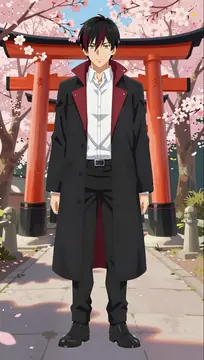
#> input picture webui/docs/examples/bl-chenyi-sakura-shrine-thumb.webp, 204 x 360 px
$ python -i reference_sources.py   (imports and definitions only)
#> lines starting #> are read from the running program, lines starting #| are printed output that depends on the picture
"""Pinned external reference catalogue; selected images go directly to generation.

No bulk image download, gallery ingestion, upstream scripts, or generation calls.
"""
from __future__ import annotations

import functools
import hashlib
import io
import json
import os
import re
import secrets
import threading
import tempfile
import urllib.parse
from pathlib import Path

from material_collector import fetch_public, atomic_json

MANIFEST = Path(__file__).resolve().parents[1] / 'manifests/open_pose_costume/source.json'
CACHE = Path(os.environ.get('WEB_COMFYUI_REFERENCE_CACHE') or os.environ.get('CASTLE_REFERENCE_CACHE') or Path(os.environ.get('WEB_COMFYUI_CACHE_DIR', Path.home()/'.cache/web-comfyui')) / 'reference-sources')
REPOSITORY = 'https://github.com/hongye007/open-pose-costume'
TERMS = REPOSITORY + '/blob/main/SOURCES.md'
HOSTS = {'ai-pose-gallery.pages.dev', 'ai-pose-depth-gallery.pages.dev',
         'ai-costume-gallery.pages.dev', 'ai-costume-anime-gallery.pages.dev',
         'ai-portrait-gallery.pages.dev', 'omilic.com'}
_lock = threading.Lock()
_downloads = threading.BoundedSemaphore(2)
# [1 line that did not run here, left out]


# [10 lines left out: function image_url, not called in this run]


def label(value):
    text = str(value.get('zh') or value.get('en') or '') if isinstance(value,dict) else str(value or '')
    return ZH_TW.get(text, text)


# [14 lines left out: function costume_style, not called in this run]


def normalize(data):
    result=[]
    for item in data['items']:
        if item.get('kind') not in ('pose','costume','character'):
            continue
        custom=item.get('source')=='custom'
        variants=[]
        for v in item.get('variants',[]):
            variant={'id':v['id'],'angle':v.get('angle','front'),'label':label(v.get('label')),
                     **{k:image_url(v[k]) for k in ('original','image','thumbnail')}}
            if v.get('depth'):
                variant['depth']={k:image_url(v['depth'][k]) for k in ('original','image','thumbnail')}
            elif item['source']=='https://ai-pose-gallery.pages.dev/':
                variant['depth']={k:variant[k].replace('ai-pose-gallery.','ai-pose-depth-gallery.') for k in ('original','image','thumbnail')}
            variants.append(variant)
        if not variants:
            continue
        result.append({'id':item['id'],'kind':item['kind'],'code':item.get('code',item['id']),
                       'visualStyle':costume_style(item),
                       'title':label(item.get('title')),'englishTitle':item.get('title',{}).get('en',''),
                       'category':item['category']['id'],'categoryLabel':label(item['category']),
                       'source':'custom' if custom else urllib.parse.urlsplit(item['source']).hostname,
                       'sourceUrl':REPOSITORY if custom else item['source'],
                       'termsUrl':REPOSITORY+'/blob/main/public/custom/LICENSE.txt' if custom else TERMS,
                       'usage':'自建素材：限個人學習、非商業使用；其他用途需另行授權。' if custom else '依原站條款作單張創作參考；圖片本身不可再分發。',
                       'keywords':label(item.get('keywords'))+' '+item.get('keywords',{}).get('en',''),
                       'tags':[label(t) for t in item.get('tags',[])], 'variants':variants})
    return result


# [93 lines left out: functions catalog, listing, import_image, not called in this run]

>>> import cv2
>>> picture = cv2.imread('docs/examples/bl-chenyi-sakura-shrine-thumb.webp', cv2.IMREAD_GRAYSCALE)
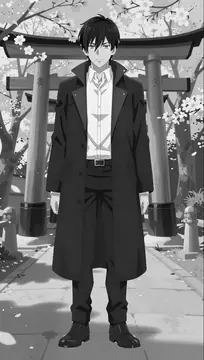
#> picture: shape (360, 204); min 2, max 255, mean 117.4
#> after the loop in normalize, `for item in data['items']:`: result = []
#> (the run stopped early here; a loop or call above may not have finished)
